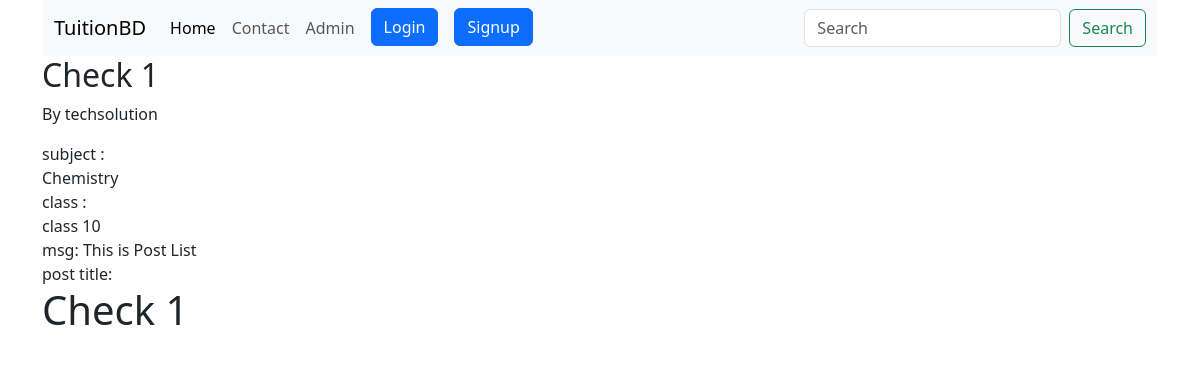
Before: /tuition/postdetail/12/ with the older database file.
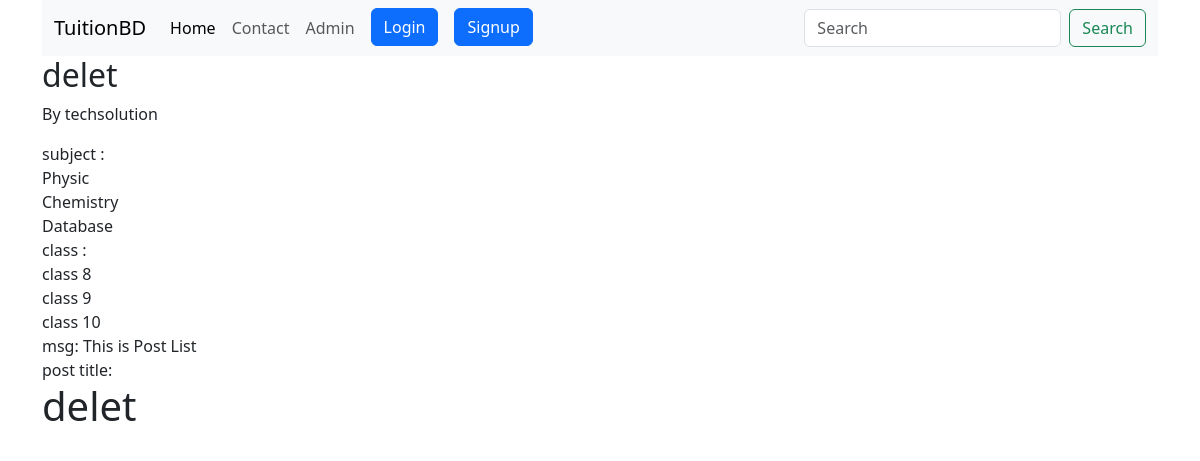
After: the same page with the newer database file.
### tuition/models.py (models this page shows, shortened)
class Post(models.Model):
    CATEGORY=(
        ('Teacher',"Teacher"),
        ('Student','Studnet'),
    )
    MEDIUM=(
        ('bangla','bangla'),
        ('english','english'),
        ('hindi','hindi'),
        ('urdho','urdho'),
    )
    user=models.ForeignKey(User,on_delete=models.CASCADE,blank=True,null=True)
    id=models.AutoField(primary_key=True)
    title=models.CharField(max_length=100)
    slug=models.CharField(max_length=100,default=title)
    email=models.EmailField()
    salary=models.FloatField()
    details=models.TextField()
    available=models.BooleanField()
    category=models.CharField(max_length=100,choices=CATEGORY)
    created_at=models.DateTimeField(default=now)
    image=models.ImageField(default='default.jpeg',upload_to='tuition/images')
    medium=MultiSelectField(max_length=200, max_choices=5,choices=MEDIUM,default='bangla')
    subject=models.ManyToManyField(Subject,related_name='subject_set')
    class_in=models.ManyToManyField(Class_in,related_name='class_set')

class Subject(models.Model):
    name = models.CharField(max_length=100)

class Class_in(models.Model):
    name = models.CharField(max_length=100)

### tuition/views.py (the view)
# urls.py: path('postdetail/<int:pk>/', PostDetailView.as_view(), name='postdetail'),  # ✅ name দেওয়া জরুরি
class PostDetailView(DetailView):
    model=Post
    template_name='tuition/postdetail.html'
    def get_context_data(self, *args, **kwargs):
        contex= super().get_context_data(*args, **kwargs)
        contex['post']=contex.get('object')
        contex['msg']='This is Post List'
        return contex

### templates/tuition/postdetail.html (shortened to what this page needs)
{% extends 'basic.html' %}
{% block body %}
<h2>{{ post.title }}</h2>
<p>By {{ post.user.username }}</p>
subject : <br>{% for s in object.subject.all  %}
{{s.name}} <br>
{% endfor %}
class : <br> {% for s in object.class_in.all  %}
{{s.name}} <br>
{% endfor %}
msg: {{msg}}
<br>
post title: <h1>{{post.title}}</h1>
{% endblock body %}

Changed rows visible on the page:
changed Post "techsolution": title "Check 1" → "delet"
now on this page (row unchanged): Subject: name "Physic"
now on this page (row unchanged): Subject: name "Database"
now on this page (row unchanged): Class_in: name "class 8"
now on this page (row unchanged): Class_in: name "class 9"
